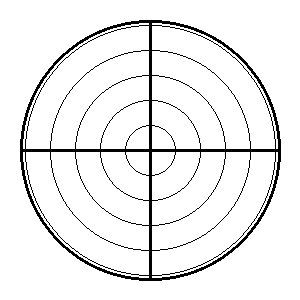
#> input picture samples/test_bw.png, 300 x 300 px
$ python -i primitive_detector.py   (imports and definitions only)
#> lines starting #> are read from the running program, lines starting #| are printed output that depends on the picture; after the words box and inside, x2 and y2 are one past the last pixel; in counts of white or black regions, pixels touching at a corner belong together
import cv2
import numpy as np
from pathlib import Path


def detect_primitives(image_path: Path) -> dict:
    """
    Detect circles and straight lines in a B&W line-art image using Hough transforms.
    Returns detected shapes plus what fraction of the foreground they explain.
    """
#> called with image_path = '../../../samples/test_bw.png'
    img = cv2.imread(str(image_path), cv2.IMREAD_UNCHANGED)
#> img is the input picture: shape (300, 300, 3); 93.4% white; black in thin lines or dots, all inside (x1, y1, x2, y2) = (20, 20, 281, 281)
    if img is None:
        return {"circles": [], "lines": [], "stroke_width": 2.0, "coverage": 0.0}

    if len(img.shape) == 3 and img.shape[2] == 4:
        rgb = img[:, :, :3]
        alpha = img[:, :, 3] / 255.0
        white = np.ones_like(rgb) * 255
        comp = (rgb * alpha[:, :, None] + white * (1.0 - alpha[:, :, None])).astype(np.uint8)
        gray = cv2.cvtColor(comp, cv2.COLOR_BGR2GRAY)
    else:
        gray = cv2.cvtColor(img, cv2.COLOR_BGR2GRAY) if len(img.shape) == 3 else img

    h, w = gray.shape[:2]
#> h = 300; w = 300
    _, fg_mask = cv2.threshold(gray, 200, 255, cv2.THRESH_BINARY_INV)
    foreground_count = int(np.count_nonzero(fg_mask))
#> foreground_count = 5913
    if foreground_count == 0:
        return {"circles": [], "lines": [], "stroke_width": 2.0, "coverage": 0.0}

    blurred = cv2.GaussianBlur(gray, (5, 5), 0)
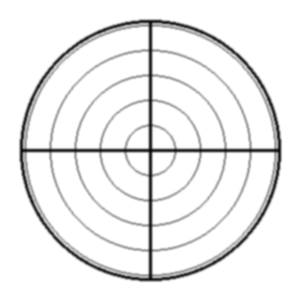
#> blurred: shape (300, 300); min 4, max 255, mean 238.2
    circles = []
    # Try HOUGH_GRADIENT_ALT first (handles concentric circles with high accuracy)
    try:
        circles_alt = cv2.HoughCircles(
            blurred, cv2.HOUGH_GRADIENT_ALT, dp=1.5, minDist=int(min(h, w) * 0.05),
            param1=300, param2=0.6, minRadius=int(min(h, w) * 0.02), maxRadius=int(min(h, w) * 0.6)
        )
#> circles_alt = [[150, 148.5, 127.6], [150, 148.5, 99.99], [150, 148.5, 75], [150, 148.5, 50.04], [150, 148.5, 24.93]]
        if circles_alt is not None:
            raw_c = circles_alt[0] if circles_alt.ndim == 3 else circles_alt
#> raw_c has the same summary as circles_alt
            for c in raw_c:
                circles.append((float(c[0]), float(c[1]), float(c[2])))
#> this loop made 5 passes
#> after the loop, circles = [(150, 148.5, 127.6), (150, 148.5, 99.99), (150, 148.5, 75), (150, 148.5, 50.04), (150, 148.5, 24.93)]
    except Exception:
        pass

    if not circles:
        circles_raw = cv2.HoughCircles(
            blurred, cv2.HOUGH_GRADIENT, dp=1, minDist=max(h, w) * 0.03,
            param1=80, param2=25, minRadius=int(min(h, w) * 0.02), maxRadius=int(min(h, w) * 0.6)
        )
        if circles_raw is not None:
            raw_c = circles_raw[0] if circles_raw.ndim == 3 else circles_raw
            for c in raw_c:
                circles.append((float(c[0]), float(c[1]), float(c[2])))

    edges = cv2.Canny(gray, 50, 150)
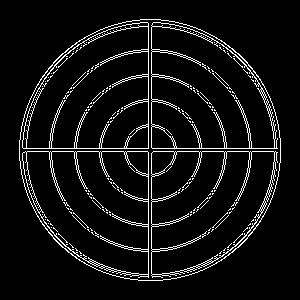
#> edges: shape (300, 300); 7% white in thin lines or dots, all inside (x1, y1, x2, y2) = (19, 19, 281, 281)
    lines_raw = cv2.HoughLinesP(
        edges, 1, np.pi / 180, threshold=60,
        minLineLength=int(min(h, w) * 0.3), maxLineGap=10
    )
#> lines_raw = [[148, 280, 148, 19], [19, 148, 280, 148], [19, 151, 280, 151], [151, 280, 151, 19]]
    raw_lines = []
    if lines_raw is not None:
        lines_iter = lines_raw[:, 0] if lines_raw.ndim == 3 else lines_raw
#> lines_iter has the same summary as lines_raw
        for l in lines_iter:
            raw_lines.append(tuple(float(v) for v in l))
#> this loop made 4 passes
#> after the loop, raw_lines = [(148, 280, 148, 19), (19, 148, 280, 148), (19, 151, 280, 151), (151, 280, 151, 19)]

    lines = []
    for (x1, y1, x2, y2) in raw_lines:
        angle = np.arctan2(y2 - y1, x2 - x1)
        if abs(np.sin(angle)) < 0.05:
            y_avg = (y1 + y2) / 2
            lines.append((0.0, y_avg, float(w), y_avg))
        elif abs(np.cos(angle)) < 0.05:
            x_avg = (x1 + x2) / 2
            lines.append((x_avg, 0.0, x_avg, float(h)))
#> this loop made 4 passes
#> (x1, y1, x2, y2, angle, x_avg) on passes 1, 4: (148, 280, 148, 19, -1.57, 148), (151, 280, 151, 19, -1.57, 151)
#> (x1, y1, x2, y2, angle, y_avg) on passes 2 to 3: (19, 148, 280, 148, 0, 148), (19, 151, 280, 151, 0, 151)
#> after the loop, lines = [(148, 0, 148, 300), (0, 148, 300, 148), (0, 151, 300, 151), (151, 0, 151, 300)]

    dist = cv2.distanceTransform(fg_mask, cv2.DIST_L2, 5)
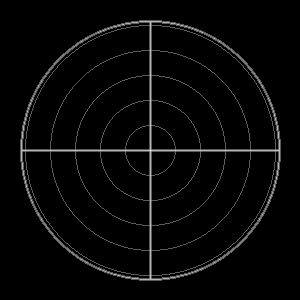
#> dist: shape (300, 300) float32; min 0, max 2.8, mean 0.0774; drawn with min black and max white
    avg_half_width = float(np.sum(dist) / foreground_count) if foreground_count else 1.0
#> avg_half_width = 1.18
    stroke_width = max(1.0, avg_half_width * 1.6)
#> stroke_width = 1.89

    h_lines = [ln for ln in lines if ln[1] == ln[3]]
#> h_lines = [(0, 148, 300, 148), (0, 151, 300, 151)]
    v_lines = [ln for ln in lines if ln[0] == ln[2]]
#> v_lines = [(148, 0, 148, 300), (151, 0, 151, 300)]

    merge_tol = max(6.0, stroke_width * 1.5)
#> merge_tol = 6

    def _dedup(group, key_idx):
#> called with key_idx = 1
        unique = []
        for ln in group:
            if not any(abs(ln[key_idx] - o[key_idx]) < merge_tol for o in unique):
                unique.append(ln)
#> this loop made 2 passes
#> after the loop, unique = [(0, 148, 300, 148)]
        return unique

    lines = _dedup(h_lines, 1) + _dedup(v_lines, 0)
#> the loop in _dedup (call 2), `for ln in group:` made 2 passes
#> lines = [(0, 148, 300, 148), (148, 0, 148, 300)]

    primitive_mask = np.zeros_like(fg_mask)
    for (cx, cy, r) in circles:
        cv2.circle(primitive_mask, (int(round(cx)), int(round(cy))), int(round(r)), 255, max(1, int(round(stroke_width))))
#> this loop made 5 passes
#> r on passes 1 to 5: 127.6, 99.99, 75, 50.04, 24.93
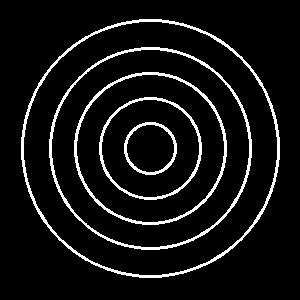
#> primitive_mask: shape (300, 300); 7.8% white in thin lines or dots, all inside (x1, y1, x2, y2) = (21, 19, 280, 278)
    for (x1, y1, x2, y2) in lines:
        cv2.line(primitive_mask, (int(round(x1)), int(round(y1))), (int(round(x2)), int(round(y2))), 255, max(1, int(round(stroke_width))))
#> this loop made 2 passes
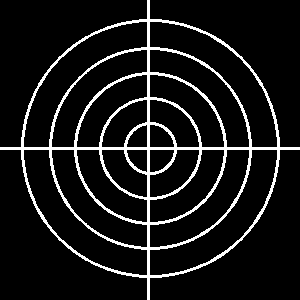
#> primitive_mask: shape (300, 300); 9.6% white; 1 white region, box (x1, y1, x2, y2) and area: (0, 0, 300, 300) 8597

    dilated = cv2.dilate(primitive_mask, np.ones((5, 5), np.uint8))
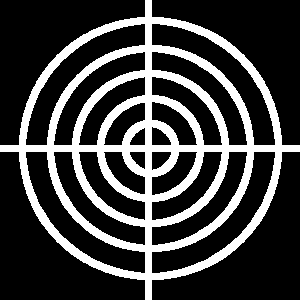
#> dilated: shape (300, 300); 24.7% white; 1 white region, box (x1, y1, x2, y2) and area: (0, 0, 300, 300) 22243
    explained = cv2.bitwise_and(fg_mask, dilated)
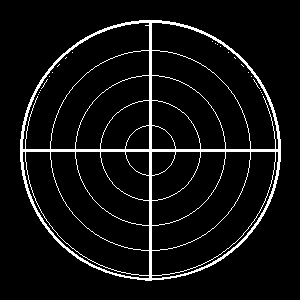
#> explained: shape (300, 300); 6.3% white in thin lines or dots, all inside (x1, y1, x2, y2) = (20, 20, 281, 281)
    coverage = float(np.count_nonzero(explained)) / float(foreground_count)
#> coverage = 0.955

    return {"circles": circles, "lines": lines, "stroke_width": stroke_width, "coverage": coverage}


def build_primitive_svg(primitives: dict, width: int, height: int, has_alpha: bool) -> str:
    sw = primitives["stroke_width"]
    parts = [
        '<?xml version="1.0" encoding="UTF-8"?>',
        f'<svg version="1.1" xmlns="http://www.w3.org/2000/svg" width="{width}" height="{height}" viewBox="0 0 {width} {height}">',
    ]
    if not has_alpha:
        parts.append('<rect width="100%" height="100%" fill="#ffffff"/>')
    for (cx, cy, r) in primitives["circles"]:
        parts.append(f'<circle cx="{cx:.2f}" cy="{cy:.2f}" r="{r:.2f}" fill="none" stroke="#000000" stroke-width="{sw:.2f}"/>')
    for (x1, y1, x2, y2) in primitives["lines"]:
        parts.append(f'<line x1="{x1:.2f}" y1="{y1:.2f}" x2="{x2:.2f}" y2="{y2:.2f}" stroke="#000000" stroke-width="{sw:.2f}"/>')
    parts.append('</svg>')
    return "\n".join(parts)

>>> result = detect_primitives('../../../samples/test_bw.png')
#> result = {'circles': [(150, 148.5, 127.6), (150, 148.5, 99.99), (150, 148.5, 75), (150, 148.5, 50.04), (150, 148.5, 24.93)], 'lines': [(0, 148, 300, 148), (148, 0, 148, 300)], 'stroke_width': 1.89, 'coverage': 0.955}

$ run again, on samples/test_complex.png
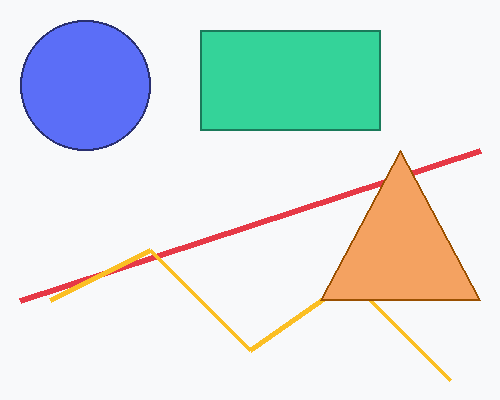
#> input picture samples/test_complex.png, 500 x 400 px
#> in detect_primitives, img is the input picture: shape (400, 500, 3); mean B, G, R 226.1, 226.9, 218.3
#> in detect_primitives, `_, fg_mask = cv2.threshold(gray, 200, 255, cv2.THRESH_BINARY_INV)`:
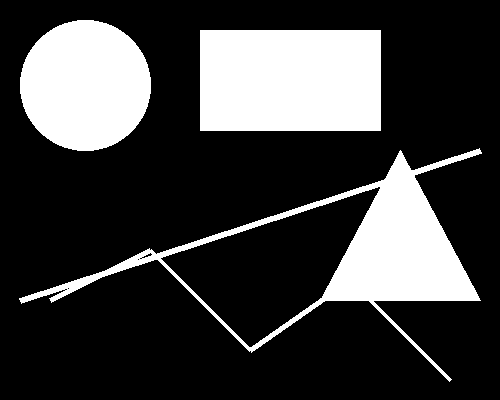
#> fg_mask: shape (400, 500); 24.1% white; 3 white regions, box (x1, y1, x2, y2) and area: (200, 30, 381, 131) 18281, (19, 148, 482, 382) 16477, (20, 20, 151, 151) 13469
#> foreground_count = 48227
#> circles_alt = [[85.5, 81, 64.62]]
#> the loop in detect_primitives, `for c in raw_c:` made 1 pass
#> after the loop in detect_primitives, `for c in raw_c:`: circles = [(85.5, 81, 64.62)]
#> edges: shape (400, 500); 2% white in thin lines or dots, all inside (x1, y1, x2, y2) = (19, 19, 482, 382)
#> lines_raw = [[133, 261, 387, 178], [101, 277, 383, 185], [200, 130, 380, 130], [201, 29, 379, 29], [199, 128, 380, 128], [317, 300, 478, 300], [320, 298, 479, 298], [315, 308, 399, 150], [401, 150, 480, 299], [319, 305, 399, 155], [401, 155, 476, 296]]
#> lines_iter has the same summary as lines_raw
#> the loop in detect_primitives, `for l in lines_iter:` made 11 passes
#> after the loop in detect_primitives, `for l in lines_iter:`: raw_lines = [(133, 261, 387, 178), (101, 277, 383, 185), (200, 130, 380, 130), (201, 29, 379, 29), (199, 128, 380, 128), (317, 300, 478, 300), (320, 298, 479, 298), (315, 308, 399, 150), (401, 150, 480, 299), (319, 305, 399, 155), (401, 155, 476, 296)]
#> the loop in detect_primitives, `for (x1, y1, x2, y2) in raw_lines:` made 11 passes
#> (x1, y1, x2, y2, angle, y_avg) on passes 3 to 7: (200, 130, 380, 130, 0, 130), (201, 29, 379, 29, 0, 29), (199, 128, 380, 128, 0, 128), (317, 300, 478, 300, 0, 300), (320, 298, 479, 298, 0, 298)
#> after the loop in detect_primitives, `for (x1, y1, x2, y2) in raw_lines:`: lines = [(0, 130, 500, 130), (0, 29, 500, 29), (0, 128, 500, 128), (0, 300, 500, 300), (0, 298, 500, 298)]
#> avg_half_width = 18.42
#> stroke_width = 29.48
#> h_lines has the same summary as lines
#> v_lines = []
#> merge_tol = 44.22
#> the loop in _dedup, `for ln in group:` made 5 passes
#> after the loop in _dedup, `for ln in group:`: unique = [(0, 130, 500, 130), (0, 29, 500, 29), (0, 300, 500, 300)]
#> in detect_primitives, `lines = _dedup(h_lines, 1) + _dedup(v_lines, 0)`: lines has the same summary as unique in _dedup
#> the loop in detect_primitives, `for (cx, cy, r) in circles:` made 1 pass
#> the loop in detect_primitives, `for (x1, y1, x2, y2) in lines:` made 3 passes
#> (y1, y2) on passes 1 to 3: (130, 130), (29, 29), (300, 300)
#> dilated: shape (400, 500); 29.7% white; 2 white regions, box (x1, y1, x2, y2) and area: (0, 0, 500, 164) 41911, (0, 283, 500, 318) 17500
#> in detect_primitives, `explained = cv2.bitwise_and(fg_mask, dilated)`:
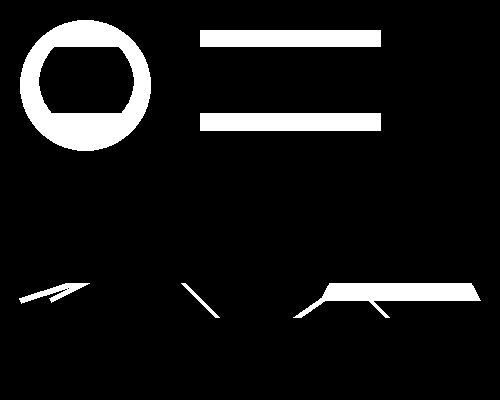
#> explained: shape (400, 500); 8.9% white; 6 white regions, box (x1, y1, x2, y2) and area: (20, 20, 151, 151) 7835, (200, 113, 381, 131) 3258, (200, 30, 381, 47) 3077, (293, 283, 481, 318) 2972, (19, 283, 90, 304) 516, (181, 283, 220, 318) 175
#> coverage = 0.37
#> result = {'circles': [(85.5, 81, 64.62)], 'lines': [(0, 130, 500, 130), (0, 29, 500, 29), (0, 300, 500, 300)], 'stroke_width': 29.48, 'coverage': 0.37}
